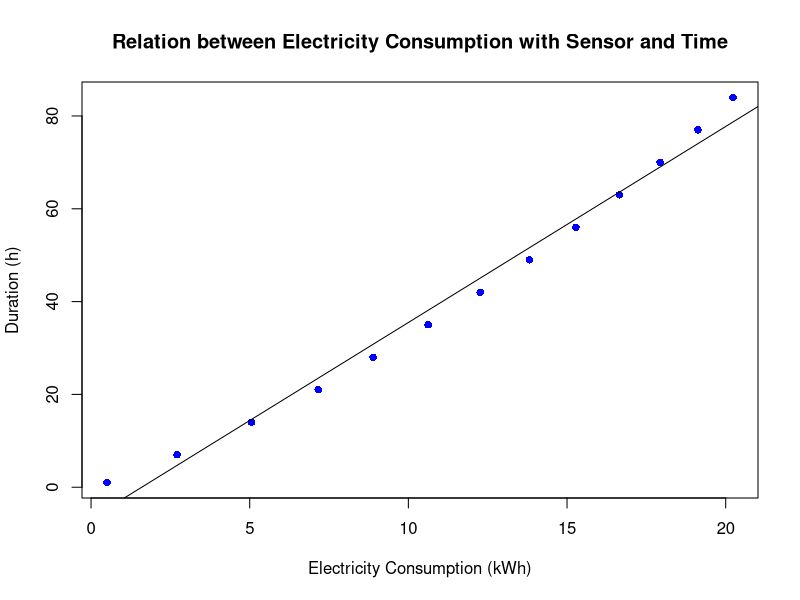
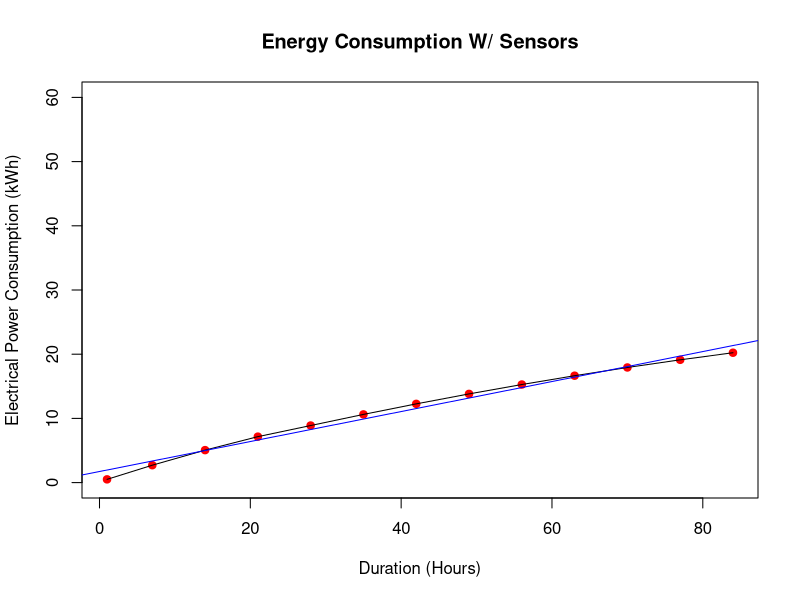
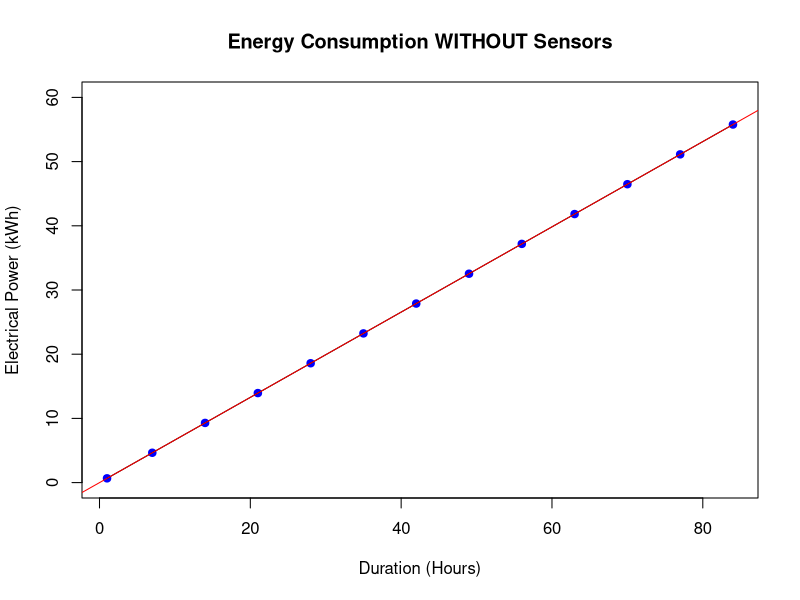
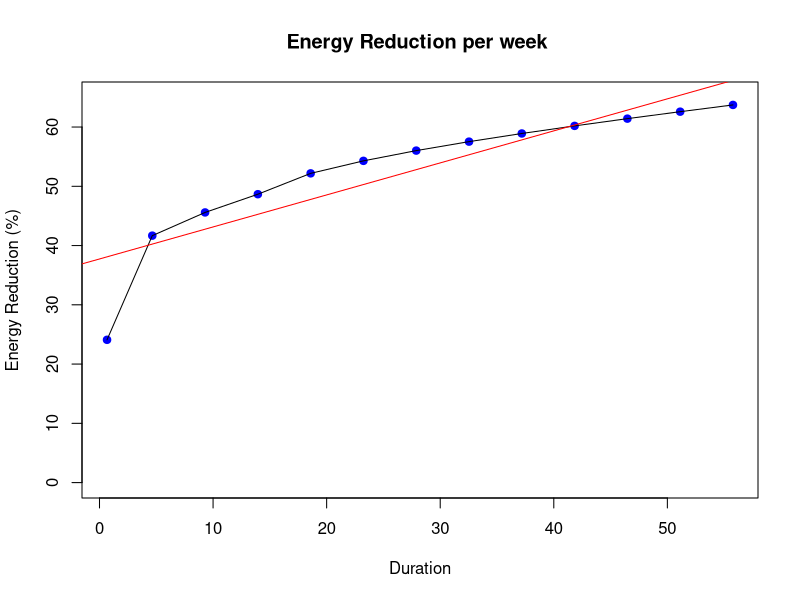

The R source for these figures, in order:
## ---- chunk 1
df1 <- data.frame(  
                    n             = 1:13,
                    Duration      = c(1,7,14,21,28,35,42,49,56,63,70,77,84),
                    With_Sensors  = c(0.504,2.711,5.058,7.158,8.890,10.622,12.264,13.816,15.278,16.651,17.933,19.126,20.229)
                    
                  )

knitr::kable(df1, caption = '**Electrical Power with Sensors**' )




## ---- chunk 2
  y <- c(1,	7,	14,	21,	28,	35,	42,	49,	56,	63, 70,	77,	84)
  x <- c(0.504,	2.711, 5.058,	7.158,	8.890,	10.622,	12.264,	13.816,	15.278,	16.651,	17.933,	19.126,	20.229)
  plot(x, y, pch = 16, cex = 1, col = "blue", main = "Relation between Electricity Consumption with Sensor and Time", xlab = "Electricity Consumption (kWh)", ylab = "Duration (h)")
  lm(y ~ x)
  abline(lm(y ~ x))
## ---- chunk 3
  pt(-3.078356393, 14.99)
## ---- chunk 4
df1 <- data.frame(  
                    n             = 1:13,
                    Duration      = c(1,7,14,21,28,35,42,49,56,63,70,77,84),
                    With_Sensors  = c(0.504,2.711,5.058,7.158,8.890,10.622,12.264,13.816,15.278,16.651,17.933,19.126,20.229)
                    
                  )

knitr::kable(df1, caption = '**Electrical Power w/o Sensors**' )




## ---- chunk 5
y = c(1,7,14,21,28,35,42,49,56,63,70,77,84)
x = c(0.504,2.711,5.058,7.158,8.890,10.622,12.264,13.816,15.278,16.651,17.933,19.126,20.229)

plot(
     x~y,
     main = "Energy Consumption W/ Sensors",
     xlab = "Duration (Hours)",
     ylab = "Electrical Power Consumption (kWh)",
     cex  = 1,
     ylim = c(0, 60),
     col  = "red",
     pch  = 21,  
     bg   = "red"
    )

lines(
      x~y,
      bg="red"
     )

line=lm(x~y)
abline(line, col="blue")


## ---- chunk 6


df2 <- data.frame(  
                    n                  = 1:13,
                    Duration           = c(1,7,14,21,28,35,42,49,56,63,70,77,84),
                    Without_Sensors    = c(0.664,4.648,9.296,13.944,18.592,23.24,27.888,32.536,37.184,41.832,46.48,51.128,55.776)
                  )
knitr::kable(df2, caption = '**Electrical Power w/o Sensors**' )

## ---- chunk 7
y = c(1,7,14,21,28,35,42,49,56,63,70,77,84)
x = c(0.664,4.648,9.296,13.944,18.592,23.24,27.888,32.536,37.184,41.832,46.48,51.128,55.776)



plot(
     x~y,
     main = "Energy Consumption WITHOUT Sensors",
     xlab = "Duration (Hours)",
     ylab = "Electrical Power (kWh)",
     cex  = 1,
     ylim = c(0, 60),
     col  = "blue",
     pch  = 21,  
     bg   = "blue")

lines(
      x~y,
      bg ="red"
     )

line=lm(x~y)
abline(line, col="red")
## ---- chunk 8

x = c(0.504,2.711,5.058,7.158,8.890,10.622,12.264,13.816,15.278,16.651,17.933,19.126,20.229)
y = c(0.664,4.648,9.296,13.944,18.592,23.24,27.888,32.536,37.184,41.832,46.48,51.128,55.776)
a = c(0.504,2.711,5.058,7.158,8.890,10.622,12.264,13.816,15.278,16.651,17.933,19.126,20.229)
b = c(0.664,4.648,9.296,13.944,18.592,23.24,27.888,32.536,37.184,41.832,46.48,51.128,55.776)
 
 
test  = a/b
test2 = 1-test
test3 = test2*100


df3 <- data.frame(  
                    x = c(0.504,2.711,5.058,7.158,8.890,10.622,12.264,13.816,15.278,16.651,17.933,19.126,20.229),
                    y = c(0.664,4.648,9.296,13.944,18.592,23.24,27.888,32.536,37.184,41.832,46.48,51.128,55.776),
                    test3
                   )
knitr::kable(df3, caption = '**With the given data, we have compared the values of the electrical power consumption by those with sensors to those without. When annalyzing data, it was observed that the value of energy consumption with sensors reduced in a given time in a range of 24% upto 64%. The plot observed has also shown a reduction of energy consumption in a given interval of time. **' )

 
## ---- chunk 9

plot(
     test3~y,
     xlab = "Duration",
     ylab = "Energy Reduction (%)",
     main = "Energy Reduction per week ",
     cex  = 1,
     ylim = c(0, 65),
     col  = "blue",
     pch  = 21,  
     bg   = "blue"
    )

lines(
      test3~y,
      bg = "blue"
     )

line=lm(test3~y)
abline(line, col="red")

